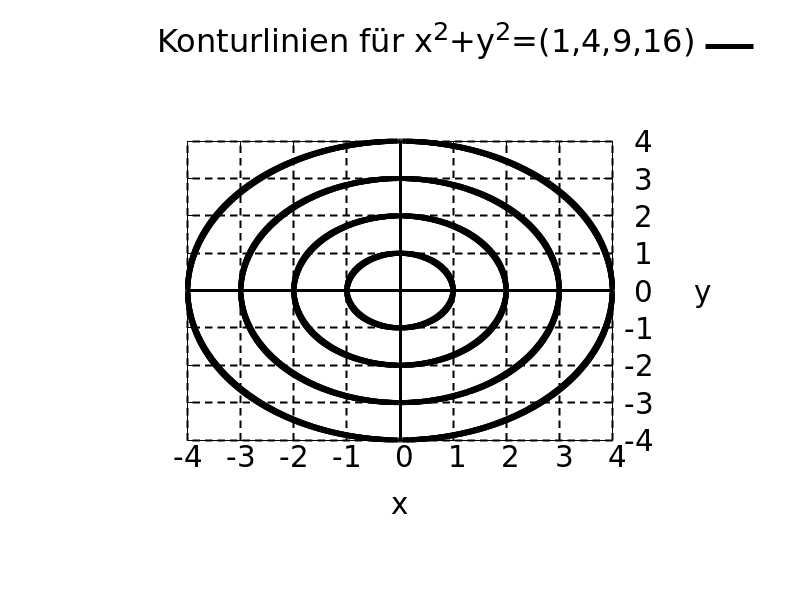

Recreate this plot in gnuplot.
load "template/contour-line-plot.gnuplot"

set xrange [-4:4]
set yrange [-4:4]

set xtics 1
set ytics 1

set cntrparam levels discrete 0,1,4,9,16

splot x*x+y*y lw 5 lc 0 title "Konturlinien für x^2+y^2=(1,4,9,16)"
